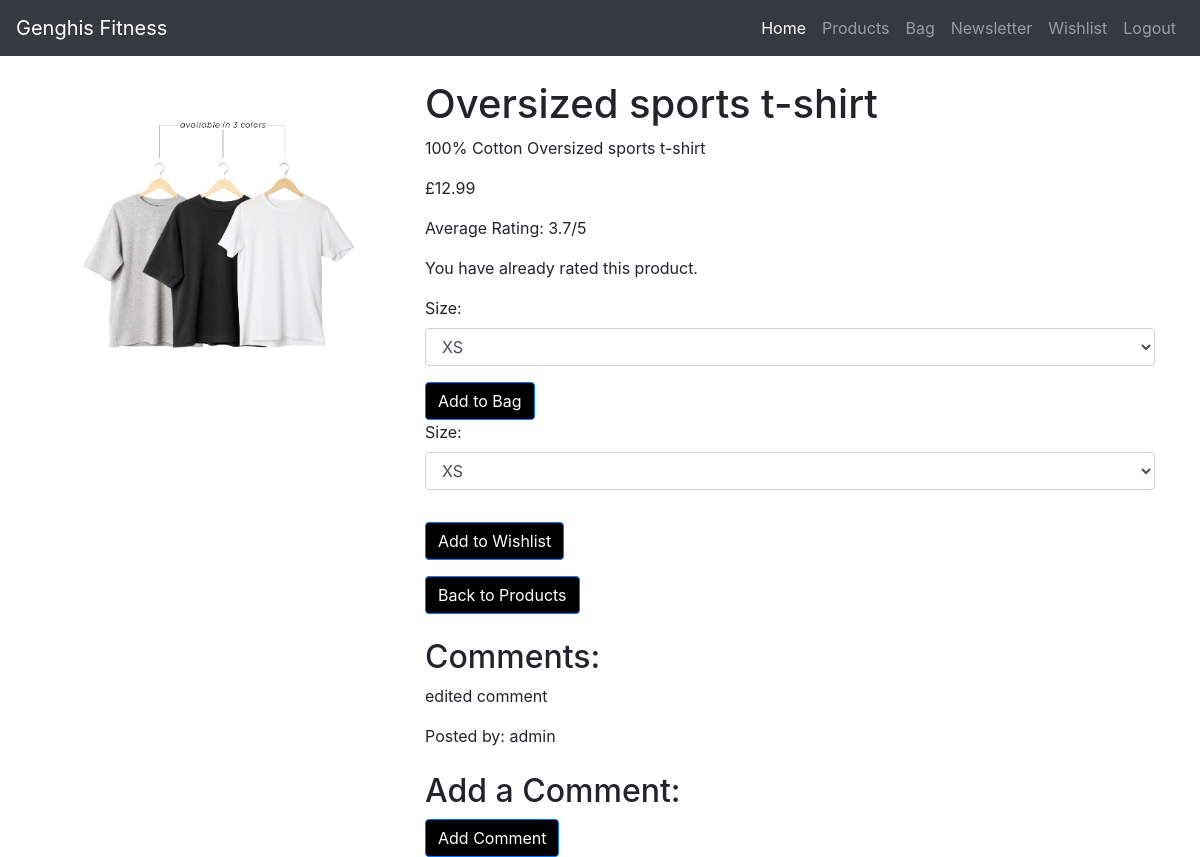
Page /products/product/2/ (signed in) on the committed database.
### products/models.py (models this page shows)
class Product(models.Model):
    name = models.CharField(max_length=100)
    description = models.TextField()
    price = models.DecimalField(max_digits=10, decimal_places=2)
    image = models.ImageField(upload_to='products/')
    created_at = models.DateTimeField(auto_now_add=True)
    category = models.ForeignKey('Category', on_delete=models.CASCADE, related_name='products')
    has_sizes = models.BooleanField(default=False, null=True, blank=True)

class Comment(models.Model):
    product = models.ForeignKey(Product, on_delete=models.CASCADE, related_name='comments')
    user = models.ForeignKey(User, on_delete=models.CASCADE)
    content = models.TextField()
    created_at = models.DateTimeField(auto_now_add=True)
    updated_at = models.DateTimeField(auto_now=True)

### products/views.py (the view, shortened to what this page needs)
# urls.py: path('product/<int:pk>/', ProductDetailView.as_view(), name='product_detail'),
class ProductDetailView(DetailView):
    model = Product
    template_name = 'products/product_detail.html'
    context_object_name = 'product'
    def get_context_data(self, **kwargs):
        context = super().get_context_data(**kwargs)
        product = self.get_object()
        average_rating = product.product_ratings.aggregate(average_rating=Avg('rating')).get('average_rating')
        context['average_rating'] = round(average_rating, 1) if average_rating is not None else 0
        context['has_rated'] = False
        if self.request.user.is_authenticated:
            existing_rating = ProductRating.objects.filter(product=product, user=self.request.user).first()
            if existing_rating:
                context['has_rated'] = True
        return context

### context/bag_processor.py (called while the page is built, shortened)
def bag_contents(request):
    bag_items = []
    total = 0
    product_count = 0
    bag = request.session.get('bag', {})
    context = {
        'bag_items': bag_items,
        'total': total,
        'product_count': product_count,
        'grand_total': total,
    }
    return context

### products/templates/products/product_detail.html (shortened to what this page needs)
{% extends "base.html" %}
{% load static %}
{% block content %}
<div class="container">
    <div class="row">
        <div class="col-md-4">
            <img src="{{ product.image.url }}" class="img-fluid" alt="Product Image">
        </div>
        <div class="col-md-8">
            <h1 class="mt-4">{{ product.name }}</h1>
            <p>{{ product.description }}</p>
            <p class="card-price">£{{ product.price }}</p>
            <p>Average Rating: {{ average_rating|floatformat:1 }}/5</p>
            {% if user.is_authenticated %}
                {% if not has_rated %}
                <form method="post" action="{% url 'products:product_detail' product.pk %}">
                        {% csrf_token %}
                        <div class="form-group">
                            <label for="rating">Rate this product:</label>
                            <select class="form-control" id="rating" name="rating">
                                <option value="1">1 star</option>
                                <option value="2">2 stars</option>
                                <option value="3">3 stars</option>
                                <option value="4">4 stars</option>
                                <option value="5">5 stars</option>
                            </select>
                        </div>
                        <button type="submit" class="btn btn-primary">Submit Rating</button>
                    </form>
                {% else %}
                    <p>You have already rated this product.</p>
                {% endif %}
                <form class="add-to-cart-form" method="POST" action="{% url 'bag:add_to_bag' item_id=product.pk %}">
                    {% if product.has_sizes %}
                        <label for="product_size">Size:</label>
                        <select name="product_size" id="product_size" class="form-control">
                            <option value="XS">XS</option>
                        </select>
                    {% endif %}
                    <button type="submit" class="btn btn-primary mt-3">Add to Bag</button>
                </form>
                <form class="add-to-wishlist-form" method="POST" action="{% url 'wishlist:add_to_wishlist' product_id=product.pk %}">
                    {% if product.has_sizes %}
                        <div class="form-group">
                            <label for="product_size">Size:</label>
                            <select name="size" id="product_size" class="form-control" required>
                                <option value="XS">XS</option>
                            </select>
                        </div>
                    {% endif %}
                    <button type="submit" class="btn btn-primary mt-3">Add to Wishlist</button>
                </form>
            {% endif %}
            <div class="mt-3">
                <a href="{% url 'products:product_list' %}" class="btn btn-primary">Back to Products</a>
            </div>
            <div class="mt-4">
                <h2>Comments:</h2>
                {% for comment in product.comments.all %}
                    <div class="comment">
                        <p>{{ comment.content }}</p>
                        <p class="comment-user">Posted by: {{ comment.user.username }}</p>
                    </div>
                {% empty %}
                    <p>No comments yet.</p>
                {% endfor %}
            </div>
            <div class="mt-4">
                <h2>Add a Comment:</h2>
                <form method="post" action="{% url 'products:add_comment' product_id=product.id %}">
                    <button type="submit" class="btn btn-primary">Add Comment</button>
                </form>
            </div>
        </div>
    </div>
</div>
{% endblock %}

### static/css/base.css (style rules this page uses)
body, html { height: 100%; margin: 0; padding: 0; }
.btn-primary { background-color: black; color: white; }

### rows in the picture
Product: image (picture), name "Oversized sports t-shirt", description "100% Cotton Oversized sports t-shirt", price "12.99"
Comment: content "edited comment", user.username "admin"

### other values in the picture
{{ average_rating|floatformat:1 }} "3.7"
